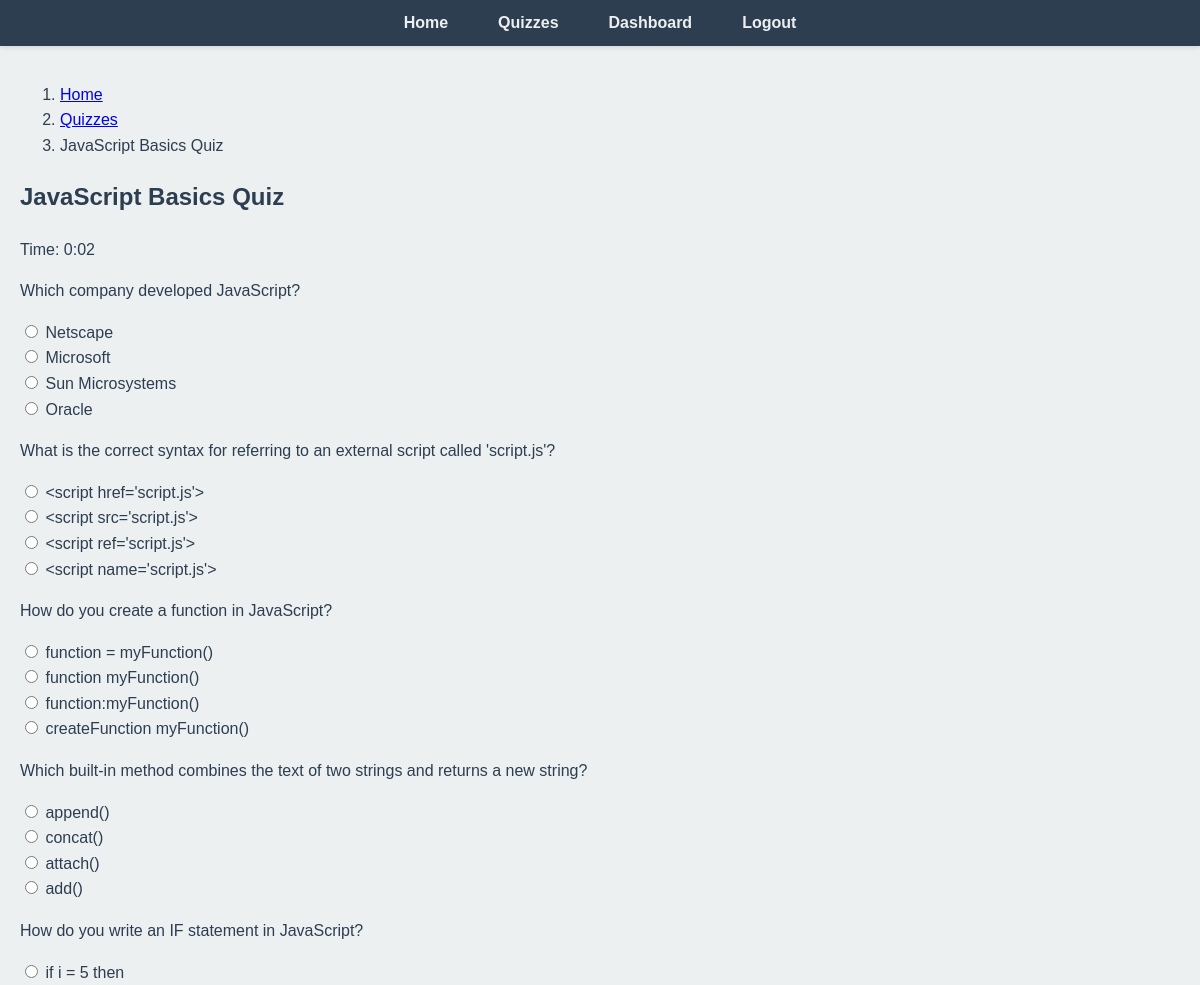
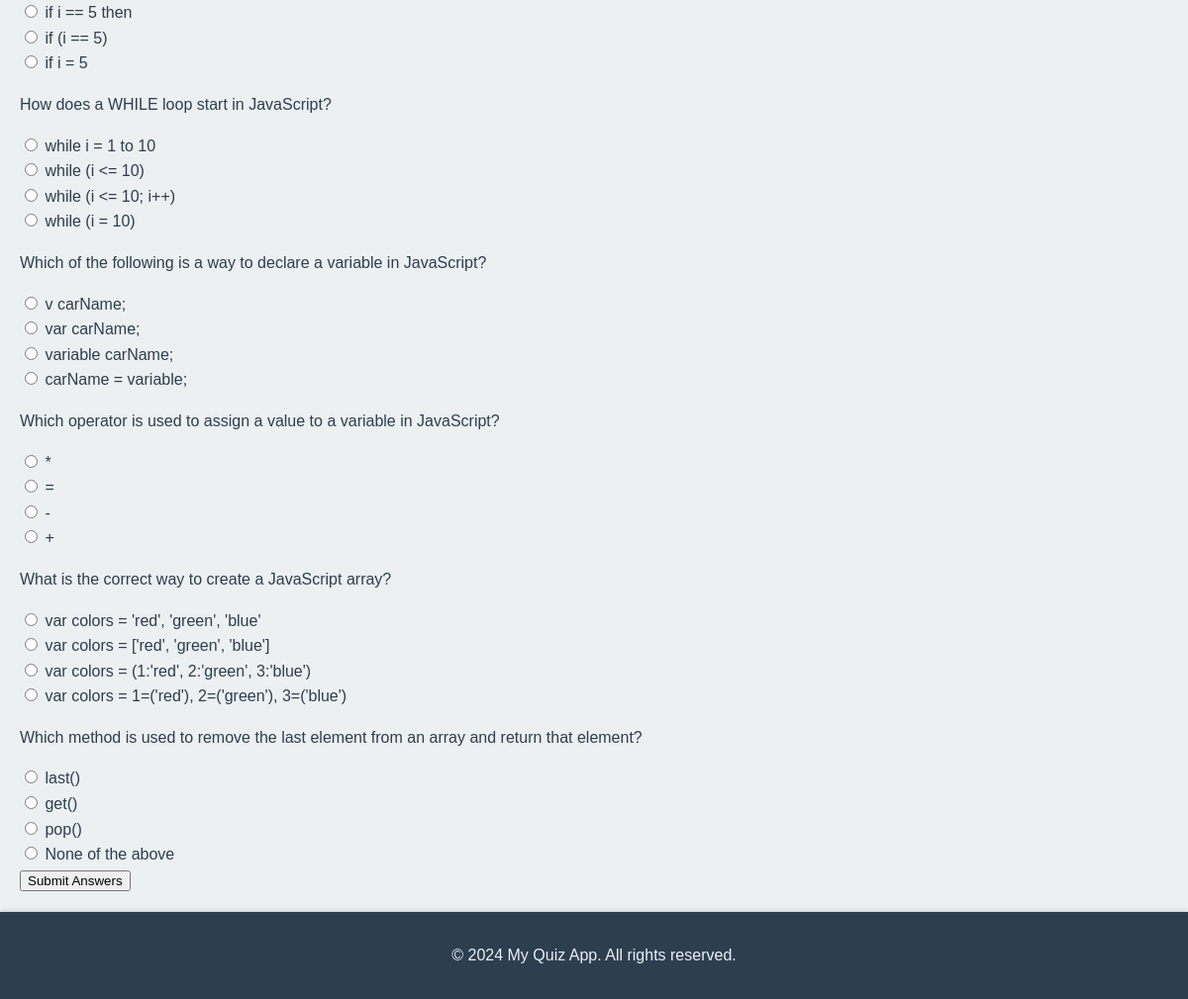
The page /quiz/3/ (signed in) on the database its author committed (2 pictures, top to bottom).
### learning/models.py (models this page shows, shortened)
class Quiz(models.Model):
    title = models.CharField(max_length=200)
    description = models.TextField(blank=True, null=True)
    created_at = models.DateTimeField(auto_now_add=True)

class Question(models.Model):
    quiz = models.ForeignKey(Quiz, on_delete=models.CASCADE)
    question_text = models.CharField(max_length=500)
    correct_answer = models.CharField(max_length=200)
    answer_options = models.JSONField(default=list)
    explanation = models.TextField(null=True, blank=True)
    difficulty = models.IntegerField(default=1)
    created_at = models.DateTimeField(auto_now_add=True)

### learning/views.py (the view, shortened to what this page needs)
# urls.py: path('quiz/<int:quiz_id>/', views.quiz_detail, name='quiz_detail'),
@login_required
def quiz_detail(request, quiz_id):
    quiz = get_object_or_404(Quiz, id=quiz_id)
    questions = Question.objects.filter(quiz=quiz)
    try:
        student = request.user.student
    except Student.DoesNotExist:
        student = Student.objects.create(user=request.user, name=request.user.username, email=request.user.email)
    return render(request, 'quiz_detail.html', {'quiz': quiz, 'questions': questions})

### learning/templates/quiz_detail.html (shortened to what this page needs)
{% extends 'base.html' %}
{% block content %}
<nav aria-label="breadcrumb">
    <ol class="breadcrumb">
        <li class="breadcrumb-item"><a href="{% url 'home' %}">Home</a></li>
        <li class="breadcrumb-item"><a href="{% url 'quiz_list' %}">Quizzes</a></li>
        <li class="breadcrumb-item active" aria-current="page">{{ quiz.title }}</li>
    </ol>
</nav>
<h2>{{ quiz.title }}</h2>
<p>Time: <span id="timer">0:00</span></p>
<form method="post">
    {% for question in questions %}
        <div class="question">
            <p>{{ question.question_text }}</p>
            {% for option in question.answer_options %}
                <div class="form-check">
                    <input class="form-check-input" type="radio" name="{{ question.id }}" value="{{ option }}">
                    <label class="form-check-label">{{ option }}</label>
                </div>
            {% endfor %}
        </div>
    {% endfor %}
    <button type="submit" class="btn btn-primary mt-3">Submit Answers</button>
</form>
{% endblock %}

### static/css/style.css (style rules this page uses)
html, body { height: 100%; margin: 0; padding: 0; display: flex; flex-direction: column; }
body { font-family: 'Segoe UI', Tahoma, Geneva, Verdana, sans-serif; background-color: #f0f2f5; color: #333; line-height: 1.6; flex: 1; }

### learning/templates/base.html (style rules this page uses)
body { font-family: 'Arial', sans-serif; background-color: #ecf0f1; color: #2c3e50; margin: 0; padding: 0; display: flex; flex-direction: column; min-height: 100vh; }

### rows shown on the page
Quiz: title "JavaScript Basics Quiz"
Question: question_text "Which company developed JavaScript?", answer_options "Netscape" "Microsoft" "Sun Microsystems" "Oracle"
Question: question_text "What is the correct syntax for referring to an external script called 'script.js'?", answer_options "<script href='script.js'>" "<script src='script.js'>" "<script ref='script.js'>" "<script name='script.js'>"
Question: question_text "How do you create a function in JavaScript?", answer_options "function = myFunction()" "function myFunction()" "function:myFunction()" "createFunction myFunction()"
Question: question_text "Which built-in method combines the text of two strings and returns a new string?", answer_options "append()" "concat()" "attach()" "add()"
Question: question_text "How do you write an IF statement in JavaScript?", answer_options "if i = 5 then" "if i == 5 then" "if (i == 5)" "if i = 5"
Question: question_text "How does a WHILE loop start in JavaScript?", answer_options "while i = 1 to 10" "while (i <= 10)" "while (i <= 10; i++)" "while (i = 10)"
Question: question_text "Which of the following is a way to declare a variable in JavaScript?", answer_options "v carName;" "var carName;" "variable carName;" "carName = variable;"
Question: question_text "Which operator is used to assign a value to a variable in JavaScript?", answer_options "*" "=" "-" "+"
Question: question_text "What is the correct way to create a JavaScript array?", answer_options "var colors = 'red', 'green', 'blue'" "var colors = ['red', 'green', 'blue']" "var colors = (1:'red', 2:'green', 3:'blue')" "var colors = 1=('red'), 2=('green'), 3=('blue')"
Question: question_text "Which method is used to remove the last element from an array and return that element?", answer_options "last()" "get()" "pop()" "None of the above"
